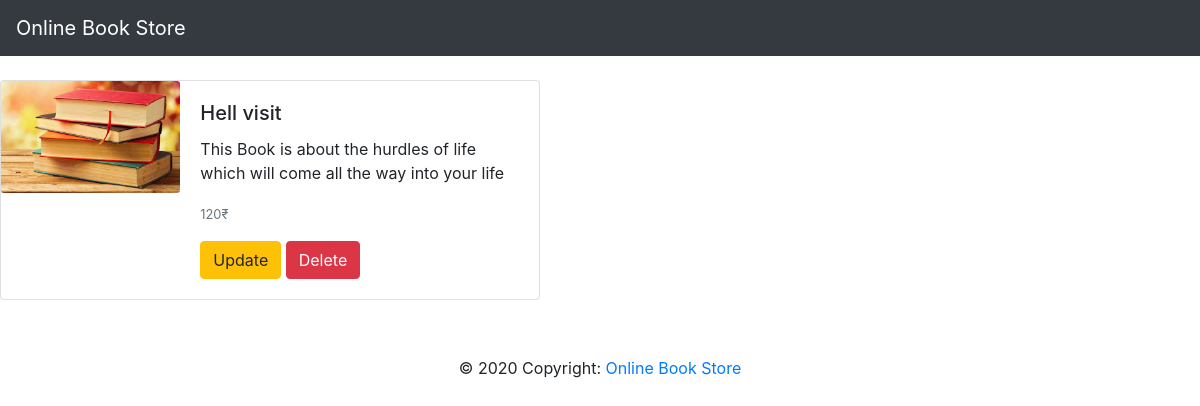
/book/2/, run on the app's committed database.
### website/models.py (models this page shows, shortened)
class Book(models.Model):
    name = models.CharField(max_length=100)
    desc = models.CharField(max_length=300)
    price = models.IntegerField()
    book_image = models.ImageField(default='default.jpg', upload_to='book_images/')

### website/views.py (the view)
# urls.py: path('book/<int:book_id>/', views.book_detail, name='detail'),
def book_detail(request, book_id):
    book = Book.objects.get(id=book_id)
    return render(request, 'website/detail.html', {'book': book})

### website/templates/website/detail.html
{% extends 'website/base.html' %} {% block body %}
<br>
<div class="card mb-3" style="max-width: 540px;">
  <div class="row no-gutters">
    <div class="col-md-4">
      <img src="{{book.book_image.url}}" class="card-img" alt="...">
    </div>
    <div class="col-md-8">
      <div class="card-body">
        <h5 class="card-title">{{book.name}}</h5>
        <p class="card-text">{{book.desc}}</p>
        <p class="card-text"><small class="text-muted">{{book.price}}&#8377;</small></p>
        <a class="btn btn-warning" href="{%url 'website:update' book.id%}">Update</a>
        <a class="btn btn-danger" href="{%url 'website:delete' book.id%}">Delete</a>
      </div>
    </div>
  </div>
</div>
{% endblock body %}

### data on the page
Book: book_image (picture), name "Hell visit", desc "This Book is about the hurdles of life which will come all the way into your life", price "120"
